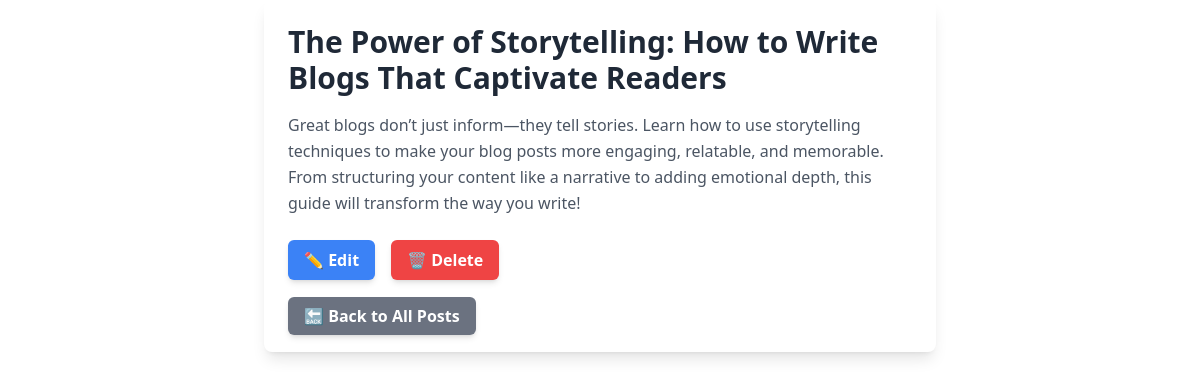
Page /post/20/ on the committed database.
### myapp/models.py (models this page shows, shortened)
class BlogPost(models.Model):
    title = models.CharField(max_length=250)
    content = models.TextField()

### myapp/views.py (the view)
# urls.py: path('post/<int:post_id>/', post_detail, name="post_detail"),  # Dynamic URL
def post_detail(request, post_id):
    post = BlogPost.objects.get(id=post_id)
    return render(request, 'myapp/postdetail.html', {'post': post})

### myapp/templates/myapp/postdetail.html (shortened to what this page needs)
{% load static %}
<!DOCTYPE html>
<html lang="en">
<head>
    <script src="https://cdn.tailwindcss.com"></script>
    <link rel="stylesheet" href="https://cdnjs.cloudflare.com/ajax/libs/animate.css/4.1.1/animate.min.css"/>
</head>
<body>
    <div class="max-w-2xl mx-auto bg-white p-6 rounded-lg shadow-lg animate__animated animate__fadeIn">
        <h1 class="text-3xl font-bold text-gray-800 mb-4 animate__animated animate__fadeInDown">
            {{ post.title }}
        </h1>
        <p class="text-gray-600 leading-relaxed animate__animated animate__fadeInUp animate__delay-1s">
            {{ post.content }}
        </p>
        <div class="mt-6 flex space-x-4">
            <a href="{% url 'update_post' post.id %}"
               class="px-4 py-2 bg-blue-500 text-white font-semibold rounded-md shadow-md hover:bg-blue-700 transition-all duration-300">
               ✏️ Edit
            </a>
            <a href="{% url 'delete_post' post.id %}"
               class="px-4 py-2 bg-red-500 text-white font-semibold rounded-md shadow-md hover:bg-red-700 transition-all duration-300">
               🗑 Delete
            </a>
        </div>
        <div class="mt-6">
            <a href="{% url 'post_list' %}"
               class="px-4 py-2 bg-gray-500 text-white font-semibold rounded-md shadow-md hover:bg-gray-700 transition-all duration-300">
               🔙 Back to All Posts
            </a>
        </div>
    </div>
</body>
</html>

### myapp/templates/myapp/postdetail.html (style rules this page uses)
body { @apply bg-gradient-to-r from-gray-100 to-gray-300 h-screen flex items-center justify-center; }

### rows in the picture
BlogPost: title "The Power of Storytelling: How to Write Blogs That Captivate Readers", content "Great blogs don’t just inform—they tell stories. Learn how to use storytelling techniques to make your blog posts more engaging, relatable, and memorable. From structuring your content like a narrative to adding emotional depth, this guide will transform the way you write!"
